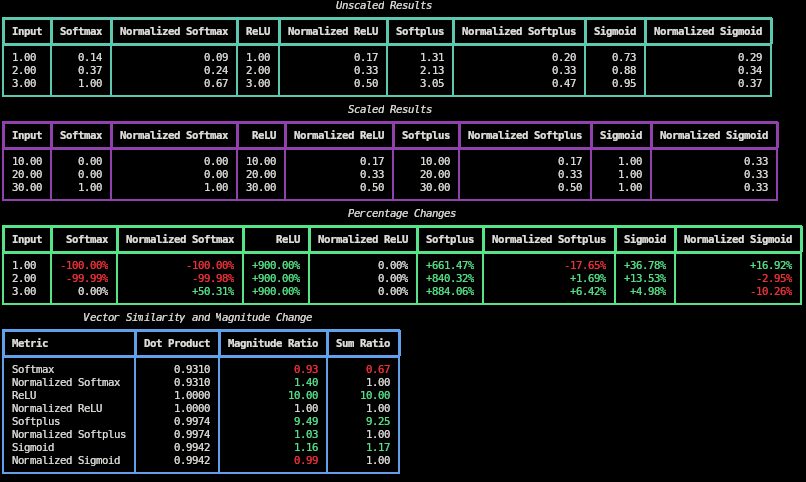
#> input picture analysis/activation_analysis/images/example.png, 806 x 482 px
$ python gray2.py --image-dir ../../analysis/activation_analysis/images
#> lines starting #> are read from the running program, lines starting #| are printed output that depends on the picture
from PIL import Image
import argparse
import os
import sys
import numpy as np


def convert_image_to_ascii(image_path, output_size, grayscale, levels, chars=None):
    """Convert a single image into ASCII art and return it as a multi‑line string."""
#> called with output_size = (16, 16), grayscale = True, levels = 2
    # Load and resize the image
    img = Image.open(image_path).resize(output_size, Image.LANCZOS)
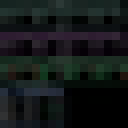
#> img: PIL image 16x16 RGBA (shown 8 times larger); mean R, G, B, A 19.5, 24.2, 24.1, 255

    if grayscale:
        img = img.convert("L")  # Convert to grayscale
#> img: PIL image 16x16 L
        if levels < 256:
            # Quantise grayscale into <levels> buckets
            img = img.point(lambda p: (p * levels) // 256 * (256 // levels))
#> img: PIL image 16x16 L; every value is 0

    # Fallback/default char lists for common level counts
    if chars is None:
        if levels == 2:
            chars = "@."
        elif levels == 3:
            chars = "@*-"
        elif levels == 4:
            chars = "@#+-"
        elif levels == 5:
            chars = "@#+-."
        elif levels == 6:
            chars = "@#+-:."
        elif levels == 7:
            chars = "@#*+-:."
        elif levels == 8:
            chars = "@%#*+-:."
        else:
            sys.exit(f"number of levels {levels} not supported")

    # Map pixel values → characters
    char_array = np.array(list(chars))
    scale_factor = 256 // levels
    img_np = np.array(img)
    ascii_img = char_array[img_np // scale_factor]

    return "\n".join("".join(row) for row in ascii_img)


if __name__ == "__main__":
    parser = argparse.ArgumentParser(description="Convert images to ASCII art.")
    parser.add_argument("--output-dimensions", type=str, default="16x16",
                        help="Output dimensions for ASCII art, e.g., 8x8 or 16x16")
    parser.add_argument("--levels", type=int, default=2,
                        help="Number of grayscale levels (2–9 supported)")
    parser.add_argument("--image-dir", type=str, required=True,
                        help="Directory containing images to convert")
    parser.add_argument("--output-dir", type=str, default="grayscale_images",
                        help="Directory to save per‑image ASCII art files")

    # Appending behaviour
    parser.add_argument("--append-to-file", action="store_true",
                        help="Append ASCII art (and token maps) to consolidated files")
    parser.add_argument("--output-file", type=str, default="input.txt",
                        help="Consolidated ASCII art file")
    parser.add_argument("--row-file", type=str, default="input_row.txt",
                        help="Row‑index tokens output file")
    parser.add_argument("--column-file", type=str, default="input_column.txt",
                        help="Column‑index tokens output file")
    parser.add_argument("--abs-file", type=str, default="input_abs.txt",
                        help="Absolute‑index tokens output file")
    parser.add_argument("--number-placement", type=str, default="before",
                        choices=["before", "after"],
                        help="Put file‑derived label before or after ASCII art block")

    parser.add_argument("--chars", type=str, default=None,
                        help="Custom darkest→lightest character ramp")

    args = parser.parse_args()

    # ───────── basic setup ──────────
    output_dimensions = tuple(map(int, args.output_dimensions.split("x")))

    if not os.path.exists(args.output_dir):
        os.makedirs(args.output_dir)

    if args.append_to_file:
        out_f = open(args.output_file, "a")
        row_f = open(args.row_file, "a")
        col_f = open(args.column_file, "a")
        abs_f = open(args.abs_file, "a")
    else:
        out_f = row_f = col_f = abs_f = None

    # ───────── helper tables ──────────
    TOKEN_CHARS = (
        "0123456789"
        "ABCDEFGHIJKLMNOPQRSTUVWXYZ"
        "abcdefghijklmnopqrstuvwxyz"
    )

    def int_to_char(i: int) -> str:
        """Return a unique printable (non‑newline) character for index *i*."""
        if i < len(TOKEN_CHARS):
            return TOKEN_CHARS[i]
        return chr(0x100 + i - len(TOKEN_CHARS))

    def build_row_tokens(lines):
        return "\n".join(int_to_char(r) * len(line) for r, line in enumerate(lines))

    def build_col_tokens(lines):
        return "\n".join("".join(int_to_char(c) for c in range(len(line))) for line in lines)

    def build_abs_tokens(lines):
        acc = 0
        blocks = []
        for line in lines:
            blocks.append("".join(int_to_char(acc + i) for i in range(len(line))))
            acc += len(line)
        return "\n".join(blocks)

    # ───────── main loop ──────────
    for fn in os.listdir(args.image_dir):
        if not fn.lower().endswith((".png", ".jpg", ".jpeg", ".bmp", ".gif")):
            continue

        img_path = os.path.join(args.image_dir, fn)
        ascii_art = convert_image_to_ascii(
            img_path,
            output_size=output_dimensions,
            grayscale=True,
            levels=args.levels,
            chars=args.chars,
        )

        if args.append_to_file:
            label = os.path.splitext(fn)[0].split("_")[-1]

            lines = ascii_art.split("\n")
            row_map = build_row_tokens(lines)
            col_map = build_col_tokens(lines)
            abs_map = build_abs_tokens(lines)

            if args.number_placement == "before":
                out_f.write(f"{label}\n{ascii_art}\n")
                row_f.write(f"{'_' * len(label)}\n{row_map}\n")
                col_f.write(f"{'_' * len(label)}\n{col_map}\n")
                abs_f.write(f"{'_' * len(label)}\n{abs_map}\n")
            else:  # after
                out_f.write(f"{ascii_art}\n{label}\n")
                row_f.write(f"{row_map}\n{'_' * len(label)}\n")
                col_f.write(f"{col_map}\n{'_' * len(label)}\n")
                abs_f.write(f"{abs_map}\n{'_' * len(label)}\n")
        else:
            out_path = os.path.join(
                args.output_dir, os.path.splitext(fn)[0] + ".txt"
            )
            with open(out_path, "w") as f_out:
                f_out.write(ascii_art)
            print(f"ASCII art saved to {out_path}")

    # ───────── cleanup ──────────
    for fp in (out_f, row_f, col_f, abs_f):
        if fp:
            fp.close()
